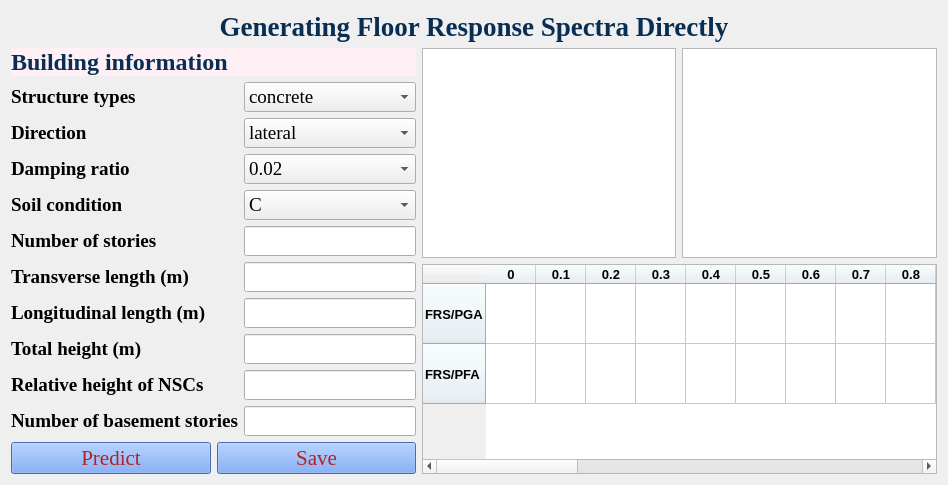
<?xml version="1.0" encoding="UTF-8"?>
<ui version="4.0">
 <class>GeneratingFloorResponseSpectraDirectly</class>
 <widget class="QWidget" name="GeneratingFloorResponseSpectraDirectly">
  <property name="geometry">
   <rect>
    <x>0</x>
    <y>0</y>
    <width>948</width>
    <height>464</height>
   </rect>
  </property>
  <property name="windowTitle">
   <string>Generating Floor Response Spectra Directly</string>
  </property>
  <layout class="QVBoxLayout" name="verticalLayout_2">
   <item>
    <widget class="QLabel" name="label">
     <property name="palette">
      <palette>
       <active>
        <colorrole role="WindowText">
         <brush brushstyle="SolidPattern">
          <color alpha="255">
           <red>8</red>
           <green>46</green>
           <blue>84</blue>
          </color>
         </brush>
        </colorrole>
        <colorrole role="Button">
         <brush brushstyle="SolidPattern">
          <color alpha="255">
           <red>204</red>
           <green>229</green>
           <blue>255</blue>
          </color>
         </brush>
        </colorrole>
        <colorrole role="Text">
         <brush brushstyle="SolidPattern">
          <color alpha="255">
           <red>8</red>
           <green>46</green>
           <blue>84</blue>
          </color>
         </brush>
        </colorrole>
        <colorrole role="ButtonText">
         <brush brushstyle="SolidPattern">
          <color alpha="255">
           <red>8</red>
           <green>46</green>
           <blue>84</blue>
          </color>
         </brush>
        </colorrole>
        <colorrole role="Base">
         <brush brushstyle="SolidPattern">
          <color alpha="255">
           <red>204</red>
           <green>229</green>
           <blue>255</blue>
          </color>
         </brush>
        </colorrole>
        <colorrole role="Window">
         <brush brushstyle="SolidPattern">
          <color alpha="255">
           <red>204</red>
           <green>229</green>
           <blue>255</blue>
          </color>
         </brush>
        </colorrole>
        <colorrole role="PlaceholderText">
         <brush brushstyle="NoBrush">
          <color alpha="128">
           <red>8</red>
           <green>46</green>
           <blue>84</blue>
          </color>
         </brush>
        </colorrole>
       </active>
       <inactive>
        <colorrole role="WindowText">
         <brush brushstyle="SolidPattern">
          <color alpha="255">
           <red>8</red>
           <green>46</green>
           <blue>84</blue>
          </color>
         </brush>
        </colorrole>
        <colorrole role="Button">
         <brush brushstyle="SolidPattern">
          <color alpha="255">
           <red>204</red>
           <green>229</green>
           <blue>255</blue>
          </color>
         </brush>
        </colorrole>
        <colorrole role="Text">
         <brush brushstyle="SolidPattern">
          <color alpha="255">
           <red>8</red>
           <green>46</green>
           <blue>84</blue>
          </color>
         </brush>
        </colorrole>
        <colorrole role="ButtonText">
         <brush brushstyle="SolidPattern">
          <color alpha="255">
           <red>8</red>
           <green>46</green>
           <blue>84</blue>
          </color>
         </brush>
        </colorrole>
        <colorrole role="Base">
         <brush brushstyle="SolidPattern">
          <color alpha="255">
           <red>204</red>
           <green>229</green>
           <blue>255</blue>
          </color>
         </brush>
        </colorrole>
        <colorrole role="Window">
         <brush brushstyle="SolidPattern">
          <color alpha="255">
           <red>204</red>
           <green>229</green>
           <blue>255</blue>
          </color>
         </brush>
        </colorrole>
        <colorrole role="PlaceholderText">
         <brush brushstyle="NoBrush">
          <color alpha="128">
           <red>8</red>
           <green>46</green>
           <blue>84</blue>
          </color>
         </brush>
        </colorrole>
       </inactive>
       <disabled>
        <colorrole role="WindowText">
         <brush brushstyle="SolidPattern">
          <color alpha="255">
           <red>8</red>
           <green>46</green>
           <blue>84</blue>
          </color>
         </brush>
        </colorrole>
        <colorrole role="Button">
         <brush brushstyle="SolidPattern">
          <color alpha="255">
           <red>204</red>
           <green>229</green>
           <blue>255</blue>
          </color>
         </brush>
        </colorrole>
        <colorrole role="Text">
         <brush brushstyle="SolidPattern">
          <color alpha="255">
           <red>8</red>
           <green>46</green>
           <blue>84</blue>
          </color>
         </brush>
        </colorrole>
        <colorrole role="ButtonText">
         <brush brushstyle="SolidPattern">
          <color alpha="255">
           <red>8</red>
           <green>46</green>
           <blue>84</blue>
          </color>
         </brush>
        </colorrole>
        <colorrole role="Base">
         <brush brushstyle="SolidPattern">
          <color alpha="255">
           <red>204</red>
           <green>229</green>
           <blue>255</blue>
          </color>
         </brush>
        </colorrole>
        <colorrole role="Window">
         <brush brushstyle="SolidPattern">
          <color alpha="255">
           <red>204</red>
           <green>229</green>
           <blue>255</blue>
          </color>
         </brush>
        </colorrole>
        <colorrole role="PlaceholderText">
         <brush brushstyle="NoBrush">
          <color alpha="128">
           <red>8</red>
           <green>46</green>
           <blue>84</blue>
          </color>
         </brush>
        </colorrole>
       </disabled>
      </palette>
     </property>
     <property name="font">
      <font>
       <family>Times New Roman</family>
       <pointsize>20</pointsize>
       <weight>75</weight>
       <bold>true</bold>
      </font>
     </property>
     <property name="styleSheet">
      <string notr="true">color:rgb(8,46,84)</string>
     </property>
     <property name="frameShape">
      <enum>QFrame::NoFrame</enum>
     </property>
     <property name="midLineWidth">
      <number>-2</number>
     </property>
     <property name="text">
      <string>Generating Floor Response Spectra Directly</string>
     </property>
     <property name="alignment">
      <set>Qt::AlignCenter</set>
     </property>
    </widget>
   </item>
   <item>
    <layout class="QHBoxLayout" name="horizontalLayout_2">
     <item>
      <layout class="QVBoxLayout" name="verticalLayout_3">
       <item>
        <widget class="QLabel" name="label_10">
         <property name="palette">
          <palette>
           <active>
            <colorrole role="WindowText">
             <brush brushstyle="SolidPattern">
              <color alpha="255">
               <red>8</red>
               <green>46</green>
               <blue>84</blue>
              </color>
             </brush>
            </colorrole>
            <colorrole role="Button">
             <brush brushstyle="SolidPattern">
              <color alpha="255">
               <red>255</red>
               <green>240</green>
               <blue>245</blue>
              </color>
             </brush>
            </colorrole>
            <colorrole role="Light">
             <brush brushstyle="SolidPattern">
              <color alpha="255">
               <red>255</red>
               <green>255</green>
               <blue>255</blue>
              </color>
             </brush>
            </colorrole>
            <colorrole role="Text">
             <brush brushstyle="SolidPattern">
              <color alpha="255">
               <red>8</red>
               <green>46</green>
               <blue>84</blue>
              </color>
             </brush>
            </colorrole>
            <colorrole role="ButtonText">
             <brush brushstyle="SolidPattern">
              <color alpha="255">
               <red>8</red>
               <green>46</green>
               <blue>84</blue>
              </color>
             </brush>
            </colorrole>
            <colorrole role="Base">
             <brush brushstyle="SolidPattern">
              <color alpha="255">
               <red>255</red>
               <green>240</green>
               <blue>245</blue>
              </color>
             </brush>
            </colorrole>
            <colorrole role="Window">
             <brush brushstyle="SolidPattern">
              <color alpha="255">
               <red>255</red>
               <green>240</green>
               <blue>245</blue>
              </color>
             </brush>
            </colorrole>
            <colorrole role="PlaceholderText">
             <brush brushstyle="NoBrush">
              <color alpha="128">
               <red>8</red>
               <green>46</green>
               <blue>84</blue>
              </color>
             </brush>
            </colorrole>
           </active>
           <inactive>
            <colorrole role="WindowText">
             <brush brushstyle="SolidPattern">
              <color alpha="255">
               <red>8</red>
               <green>46</green>
               <blue>84</blue>
              </color>
             </brush>
            </colorrole>
            <colorrole role="Button">
             <brush brushstyle="SolidPattern">
              <color alpha="255">
               <red>255</red>
               <green>240</green>
               <blue>245</blue>
              </color>
             </brush>
            </colorrole>
            <colorrole role="Light">
             <brush brushstyle="SolidPattern">
              <color alpha="255">
               <red>255</red>
               <green>255</green>
               <blue>255</blue>
              </color>
             </brush>
            </colorrole>
            <colorrole role="Text">
             <brush brushstyle="SolidPattern">
              <color alpha="255">
               <red>8</red>
               <green>46</green>
               <blue>84</blue>
              </color>
             </brush>
            </colorrole>
            <colorrole role="ButtonText">
             <brush brushstyle="SolidPattern">
              <color alpha="255">
               <red>8</red>
               <green>46</green>
               <blue>84</blue>
              </color>
             </brush>
            </colorrole>
            <colorrole role="Base">
             <brush brushstyle="SolidPattern">
              <color alpha="255">
               <red>255</red>
               <green>240</green>
               <blue>245</blue>
              </color>
             </brush>
            </colorrole>
            <colorrole role="Window">
             <brush brushstyle="SolidPattern">
              <color alpha="255">
               <red>255</red>
               <green>240</green>
               <blue>245</blue>
              </color>
             </brush>
            </colorrole>
            <colorrole role="PlaceholderText">
             <brush brushstyle="NoBrush">
              <color alpha="128">
               <red>8</red>
               <green>46</green>
               <blue>84</blue>
              </color>
             </brush>
            </colorrole>
           </inactive>
           <disabled>
            <colorrole role="WindowText">
             <brush brushstyle="SolidPattern">
              <color alpha="255">
               <red>8</red>
               <green>46</green>
               <blue>84</blue>
              </color>
             </brush>
            </colorrole>
            <colorrole role="Button">
             <brush brushstyle="SolidPattern">
              <color alpha="255">
               <red>255</red>
               <green>240</green>
               <blue>245</blue>
              </color>
             </brush>
            </colorrole>
            <colorrole role="Light">
             <brush brushstyle="SolidPattern">
              <color alpha="255">
               <red>255</red>
               <green>255</green>
               <blue>255</blue>
              </color>
             </brush>
            </colorrole>
            <colorrole role="Text">
             <brush brushstyle="SolidPattern">
              <color alpha="255">
               <red>8</red>
               <green>46</green>
               <blue>84</blue>
              </color>
             </brush>
            </colorrole>
            <colorrole role="ButtonText">
             <brush brushstyle="SolidPattern">
              <color alpha="255">
               <red>8</red>
               <green>46</green>
               <blue>84</blue>
              </color>
             </brush>
            </colorrole>
            <colorrole role="Base">
             <brush brushstyle="SolidPattern">
              <color alpha="255">
               <red>255</red>
               <green>240</green>
               <blue>245</blue>
              </color>
             </brush>
            </colorrole>
            <colorrole role="Window">
             <brush brushstyle="SolidPattern">
              <color alpha="255">
               <red>255</red>
               <green>240</green>
               <blue>245</blue>
              </color>
             </brush>
            </colorrole>
            <colorrole role="PlaceholderText">
             <brush brushstyle="NoBrush">
              <color alpha="128">
               <red>8</red>
               <green>46</green>
               <blue>84</blue>
              </color>
             </brush>
            </colorrole>
           </disabled>
          </palette>
         </property>
         <property name="font">
          <font>
           <family>Times New Roman</family>
           <pointsize>18</pointsize>
           <weight>75</weight>
           <bold>true</bold>
          </font>
         </property>
         <property name="styleSheet">
          <string notr="true">background-color: rgb(255, 240, 245);
color:rgb(8,46,84)</string>
         </property>
         <property name="text">
          <string>Building information</string>
         </property>
        </widget>
       </item>
       <item>
        <layout class="QFormLayout" name="formLayout">
         <item row="0" column="0">
          <widget class="QLabel" name="structuretypes">
           <property name="font">
            <font>
             <family>Times New Roman</family>
             <pointsize>14</pointsize>
             <weight>75</weight>
             <bold>true</bold>
            </font>
           </property>
           <property name="frameShape">
            <enum>QFrame::NoFrame</enum>
           </property>
           <property name="lineWidth">
            <number>0</number>
           </property>
           <property name="text">
            <string>Structure types</string>
           </property>
          </widget>
         </item>
         <item row="0" column="1">
          <widget class="QComboBox" name="I">
           <property name="font">
            <font>
             <family>Times New Roman</family>
             <pointsize>14</pointsize>
             <weight>50</weight>
             <bold>false</bold>
            </font>
           </property>
           <item>
            <property name="text">
             <string>concrete</string>
            </property>
           </item>
           <item>
            <property name="text">
             <string>steel</string>
            </property>
           </item>
           <item>
            <property name="text">
             <string>masonry</string>
            </property>
           </item>
          </widget>
         </item>
         <item row="1" column="0">
          <widget class="QLabel" name="direction">
           <property name="font">
            <font>
             <family>Times New Roman</family>
             <pointsize>14</pointsize>
             <weight>75</weight>
             <bold>true</bold>
            </font>
           </property>
           <property name="frameShape">
            <enum>QFrame::NoFrame</enum>
           </property>
           <property name="lineWidth">
            <number>0</number>
           </property>
           <property name="text">
            <string>Direction</string>
           </property>
          </widget>
         </item>
         <item row="1" column="1">
          <widget class="QComboBox" name="F">
           <property name="font">
            <font>
             <family>Times New Roman</family>
             <pointsize>14</pointsize>
             <weight>50</weight>
             <bold>false</bold>
            </font>
           </property>
           <item>
            <property name="text">
             <string>lateral</string>
            </property>
           </item>
           <item>
            <property name="text">
             <string>longitudinal</string>
            </property>
           </item>
          </widget>
         </item>
         <item row="2" column="0">
          <widget class="QLabel" name="dampingratio">
           <property name="font">
            <font>
             <family>Times New Roman</family>
             <pointsize>14</pointsize>
             <weight>75</weight>
             <bold>true</bold>
            </font>
           </property>
           <property name="frameShape">
            <enum>QFrame::NoFrame</enum>
           </property>
           <property name="lineWidth">
            <number>0</number>
           </property>
           <property name="text">
            <string>Damping ratio</string>
           </property>
          </widget>
         </item>
         <item row="2" column="1">
          <widget class="QComboBox" name="d">
           <property name="font">
            <font>
             <family>Times New Roman</family>
             <pointsize>14</pointsize>
             <weight>50</weight>
             <bold>false</bold>
            </font>
           </property>
           <item>
            <property name="text">
             <string>0.02</string>
            </property>
           </item>
           <item>
            <property name="text">
             <string>0.05</string>
            </property>
           </item>
           <item>
            <property name="text">
             <string>0.1</string>
            </property>
           </item>
          </widget>
         </item>
         <item row="3" column="0">
          <widget class="QLabel" name="soilconditions">
           <property name="font">
            <font>
             <family>Times New Roman</family>
             <pointsize>14</pointsize>
             <weight>75</weight>
             <bold>true</bold>
            </font>
           </property>
           <property name="frameShape">
            <enum>QFrame::NoFrame</enum>
           </property>
           <property name="lineWidth">
            <number>0</number>
           </property>
           <property name="text">
            <string>Soil condition</string>
           </property>
          </widget>
         </item>
         <item row="3" column="1">
          <widget class="QComboBox" name="d_2">
           <property name="font">
            <font>
             <family>Times New Roman</family>
             <pointsize>14</pointsize>
             <weight>50</weight>
             <bold>false</bold>
            </font>
           </property>
           <item>
            <property name="text">
             <string>C</string>
            </property>
           </item>
           <item>
            <property name="text">
             <string>D</string>
            </property>
           </item>
           <item>
            <property name="text">
             <string>E</string>
            </property>
           </item>
          </widget>
         </item>
         <item row="4" column="0">
          <widget class="QLabel" name="Numberofstories">
           <property name="font">
            <font>
             <family>Times New Roman</family>
             <pointsize>14</pointsize>
             <weight>75</weight>
             <bold>true</bold>
            </font>
           </property>
           <property name="frameShape">
            <enum>QFrame::NoFrame</enum>
           </property>
           <property name="lineWidth">
            <number>0</number>
           </property>
           <property name="text">
            <string>Number of stories</string>
           </property>
          </widget>
         </item>
         <item row="4" column="1">
          <widget class="QLineEdit" name="N">
           <property name="font">
            <font>
             <family>Times New Roman</family>
             <pointsize>14</pointsize>
            </font>
           </property>
           <property name="text">
            <string/>
           </property>
          </widget>
         </item>
         <item row="5" column="0">
          <widget class="QLabel" name="laterallength">
           <property name="font">
            <font>
             <family>Times New Roman</family>
             <pointsize>14</pointsize>
             <weight>75</weight>
             <bold>true</bold>
            </font>
           </property>
           <property name="frameShape">
            <enum>QFrame::NoFrame</enum>
           </property>
           <property name="lineWidth">
            <number>0</number>
           </property>
           <property name="text">
            <string>Transverse length (m)</string>
           </property>
          </widget>
         </item>
         <item row="5" column="1">
          <widget class="QLineEdit" name="Lt">
           <property name="font">
            <font>
             <family>Times New Roman</family>
             <pointsize>14</pointsize>
            </font>
           </property>
          </widget>
         </item>
         <item row="6" column="0">
          <widget class="QLabel" name="longitudinallength">
           <property name="font">
            <font>
             <family>Times New Roman</family>
             <pointsize>14</pointsize>
             <weight>75</weight>
             <bold>true</bold>
            </font>
           </property>
           <property name="frameShape">
            <enum>QFrame::NoFrame</enum>
           </property>
           <property name="lineWidth">
            <number>0</number>
           </property>
           <property name="text">
            <string>Longitudinal length (m)</string>
           </property>
          </widget>
         </item>
         <item row="6" column="1">
          <widget class="QLineEdit" name="Ll">
           <property name="font">
            <font>
             <family>Times New Roman</family>
             <pointsize>14</pointsize>
            </font>
           </property>
          </widget>
         </item>
         <item row="7" column="0">
          <widget class="QLabel" name="totalheight">
           <property name="font">
            <font>
             <family>Times New Roman</family>
             <pointsize>14</pointsize>
             <weight>75</weight>
             <bold>true</bold>
            </font>
           </property>
           <property name="frameShape">
            <enum>QFrame::NoFrame</enum>
           </property>
           <property name="lineWidth">
            <number>0</number>
           </property>
           <property name="text">
            <string>Total height (m)</string>
           </property>
          </widget>
         </item>
         <item row="7" column="1">
          <widget class="QLineEdit" name="H">
           <property name="font">
            <font>
             <family>Times New Roman</family>
             <pointsize>14</pointsize>
            </font>
           </property>
          </widget>
         </item>
         <item row="8" column="0">
          <widget class="QLabel" name="heightfactor">
           <property name="font">
            <font>
             <family>Times New Roman</family>
             <pointsize>14</pointsize>
             <weight>75</weight>
             <bold>true</bold>
            </font>
           </property>
           <property name="frameShape">
            <enum>QFrame::NoFrame</enum>
           </property>
           <property name="lineWidth">
            <number>0</number>
           </property>
           <property name="text">
            <string>Relative height of NSCs</string>
           </property>
          </widget>
         </item>
         <item row="8" column="1">
          <widget class="QLineEdit" name="zh">
           <property name="font">
            <font>
             <family>Times New Roman</family>
             <pointsize>14</pointsize>
            </font>
           </property>
          </widget>
         </item>
         <item row="9" column="0">
          <widget class="QLabel" name="basementstories">
           <property name="font">
            <font>
             <family>Times New Roman</family>
             <pointsize>14</pointsize>
             <weight>75</weight>
             <bold>true</bold>
            </font>
           </property>
           <property name="frameShape">
            <enum>QFrame::NoFrame</enum>
           </property>
           <property name="lineWidth">
            <number>0</number>
           </property>
           <property name="text">
            <string>Number of basement stories</string>
           </property>
          </widget>
         </item>
         <item row="9" column="1">
          <widget class="QLineEdit" name="B">
           <property name="font">
            <font>
             <family>Times New Roman</family>
             <pointsize>14</pointsize>
            </font>
           </property>
          </widget>
         </item>
        </layout>
       </item>
       <item>
        <layout class="QVBoxLayout" name="verticalLayout_6">
         <item>
          <layout class="QHBoxLayout" name="horizontalLayout_3">
           <item>
            <widget class="QPushButton" name="predict">
             <property name="font">
              <font>
               <family>Times New Roman</family>
               <pointsize>16</pointsize>
              </font>
             </property>
             <property name="styleSheet">
              <string notr="true">background-color:rgb(100,149,237);
color:rgb(178,34,34);</string>
             </property>
             <property name="text">
              <string>Predict</string>
             </property>
            </widget>
           </item>
           <item>
            <widget class="QPushButton" name="save">
             <property name="font">
              <font>
               <family>Times New Roman</family>
               <pointsize>16</pointsize>
              </font>
             </property>
             <property name="styleSheet">
              <string notr="true">background-color:rgb(100,149,237);
color:rgb(178,34,34);</string>
             </property>
             <property name="text">
              <string>Save</string>
             </property>
            </widget>
           </item>
          </layout>
         </item>
        </layout>
       </item>
      </layout>
     </item>
     <item>
      <layout class="QVBoxLayout" name="verticalLayout">
       <item>
        <layout class="QHBoxLayout" name="horizontalLayout">
         <item>
          <widget class="QGraphicsView" name="graphicsView_2">
           <property name="maximumSize">
            <size>
             <width>800</width>
             <height>800</height>
            </size>
           </property>
          </widget>
         </item>
         <item>
          <widget class="QGraphicsView" name="graphicsView"/>
         </item>
        </layout>
       </item>
       <item>
        <widget class="QTableWidget" name="tableWidget">
         <property name="styleSheet">
          <string notr="true">QHeaderView::section {background-color:#E8F0F5;}</string>
         </property>
         <attribute name="horizontalHeaderDefaultSectionSize">
          <number>50</number>
         </attribute>
         <attribute name="verticalHeaderDefaultSectionSize">
          <number>60</number>
         </attribute>
         <row>
          <property name="text">
           <string>FRS/PGA</string>
          </property>
          <property name="font">
           <font>
            <pointsize>10</pointsize>
            <weight>75</weight>
            <bold>true</bold>
           </font>
          </property>
         </row>
         <row>
          <property name="text">
           <string>FRS/PFA</string>
          </property>
          <property name="font">
           <font>
            <pointsize>10</pointsize>
            <weight>75</weight>
            <bold>true</bold>
           </font>
          </property>
         </row>
         <column>
          <property name="text">
           <string>0</string>
          </property>
          <property name="font">
           <font>
            <pointsize>10</pointsize>
            <weight>75</weight>
            <bold>true</bold>
           </font>
          </property>
         </column>
         <column>
          <property name="text">
           <string>0.1</string>
          </property>
          <property name="font">
           <font>
            <pointsize>10</pointsize>
            <weight>75</weight>
            <bold>true</bold>
           </font>
          </property>
         </column>
         <column>
          <property name="text">
           <string>0.2</string>
          </property>
          <property name="font">
           <font>
            <pointsize>10</pointsize>
            <weight>75</weight>
            <bold>true</bold>
           </font>
          </property>
         </column>
         <column>
          <property name="text">
           <string>0.3</string>
          </property>
          <property name="font">
           <font>
            <pointsize>10</pointsize>
            <weight>75</weight>
            <bold>true</bold>
           </font>
          </property>
         </column>
         <column>
          <property name="text">
           <string>0.4</string>
          </property>
          <property name="font">
           <font>
            <pointsize>10</pointsize>
            <weight>75</weight>
            <bold>true</bold>
           </font>
          </property>
         </column>
         <column>
          <property name="text">
           <string>0.5</string>
          </property>
          <property name="font">
           <font>
            <pointsize>10</pointsize>
            <weight>75</weight>
            <bold>true</bold>
           </font>
          </property>
         </column>
         <column>
          <property name="text">
           <string>0.6</string>
          </property>
          <property name="font">
           <font>
            <pointsize>10</pointsize>
            <weight>75</weight>
            <bold>true</bold>
           </font>
          </property>
         </column>
         <column>
          <property name="text">
           <string>0.7</string>
          </property>
          <property name="font">
           <font>
            <pointsize>10</pointsize>
            <weight>75</weight>
            <bold>true</bold>
           </font>
          </property>
         </column>
         <column>
          <property name="text">
           <string>0.8</string>
          </property>
          <property name="font">
           <font>
            <pointsize>10</pointsize>
            <weight>75</weight>
            <bold>true</bold>
           </font>
          </property>
         </column>
         <column>
          <property name="text">
           <string>0.9</string>
          </property>
          <property name="font">
           <font>
            <pointsize>10</pointsize>
            <weight>75</weight>
            <bold>true</bold>
           </font>
          </property>
         </column>
         <column>
          <property name="text">
           <string>1.0</string>
          </property>
          <property name="font">
           <font>
            <pointsize>10</pointsize>
            <weight>75</weight>
            <bold>true</bold>
           </font>
          </property>
         </column>
         <column>
          <property name="text">
           <string>1.1</string>
          </property>
          <property name="font">
           <font>
            <pointsize>10</pointsize>
            <weight>75</weight>
            <bold>true</bold>
           </font>
          </property>
         </column>
         <column>
          <property name="text">
           <string>1.2</string>
          </property>
          <property name="font">
           <font>
            <pointsize>10</pointsize>
            <weight>75</weight>
            <bold>true</bold>
           </font>
          </property>
         </column>
         <column>
          <property name="text">
           <string>1.3</string>
          </property>
          <property name="font">
           <font>
            <pointsize>10</pointsize>
            <weight>75</weight>
            <bold>true</bold>
           </font>
          </property>
         </column>
         <column>
          <property name="text">
           <string>1.4</string>
          </property>
          <property name="font">
           <font>
            <pointsize>10</pointsize>
            <weight>75</weight>
            <bold>true</bold>
           </font>
          </property>
         </column>
         <column>
          <property name="text">
           <string>1.5</string>
          </property>
          <property name="font">
           <font>
            <pointsize>10</pointsize>
            <weight>75</weight>
            <bold>true</bold>
           </font>
          </property>
         </column>
         <column>
          <property name="text">
           <string>1.6</string>
          </property>
          <property name="font">
           <font>
            <pointsize>10</pointsize>
            <weight>75</weight>
            <bold>true</bold>
           </font>
          </property>
         </column>
         <column>
          <property name="text">
           <string>1.7</string>
          </property>
          <property name="font">
           <font>
            <pointsize>10</pointsize>
            <weight>75</weight>
            <bold>true</bold>
           </font>
          </property>
         </column>
         <column>
          <property name="text">
           <string>1.8</string>
          </property>
          <property name="font">
           <font>
            <pointsize>10</pointsize>
            <weight>75</weight>
            <bold>true</bold>
           </font>
          </property>
         </column>
         <column>
          <property name="text">
           <string>1.9</string>
          </property>
          <property name="font">
           <font>
            <pointsize>10</pointsize>
            <weight>75</weight>
            <bold>true</bold>
           </font>
          </property>
         </column>
         <column>
          <property name="text">
           <string>2.0</string>
          </property>
          <property name="font">
           <font>
            <pointsize>10</pointsize>
            <weight>75</weight>
            <bold>true</bold>
           </font>
          </property>
         </column>
         <column>
          <property name="text">
           <string>2.1</string>
          </property>
          <property name="font">
           <font>
            <pointsize>10</pointsize>
            <weight>75</weight>
            <bold>true</bold>
           </font>
          </property>
         </column>
         <column>
          <property name="text">
           <string>2.2</string>
          </property>
          <property name="font">
           <font>
            <pointsize>10</pointsize>
            <weight>75</weight>
            <bold>true</bold>
           </font>
          </property>
         </column>
         <column>
          <property name="text">
           <string>2.3</string>
          </property>
          <property name="font">
           <font>
            <pointsize>10</pointsize>
            <weight>75</weight>
            <bold>true</bold>
           </font>
          </property>
         </column>
         <column>
          <property name="text">
           <string>2.4</string>
          </property>
          <property name="font">
           <font>
            <pointsize>10</pointsize>
            <weight>75</weight>
            <bold>true</bold>
           </font>
          </property>
         </column>
         <column>
          <property name="text">
           <string>2.5</string>
          </property>
          <property name="font">
           <font>
            <pointsize>10</pointsize>
            <weight>75</weight>
            <bold>true</bold>
           </font>
          </property>
         </column>
         <column>
          <property name="text">
           <string>2.6</string>
          </property>
          <property name="font">
           <font>
            <pointsize>10</pointsize>
            <weight>75</weight>
            <bold>true</bold>
           </font>
          </property>
         </column>
         <column>
          <property name="text">
           <string>2.7</string>
          </property>
          <property name="font">
           <font>
            <pointsize>10</pointsize>
            <weight>75</weight>
            <bold>true</bold>
           </font>
          </property>
         </column>
         <column>
          <property name="text">
           <string>2.8</string>
          </property>
          <property name="font">
           <font>
            <pointsize>10</pointsize>
            <weight>75</weight>
            <bold>true</bold>
           </font>
          </property>
         </column>
         <column>
          <property name="text">
           <string>2.9</string>
          </property>
          <property name="font">
           <font>
            <pointsize>10</pointsize>
            <weight>75</weight>
            <bold>true</bold>
           </font>
          </property>
         </column>
         <column>
          <property name="text">
           <string>3.0</string>
          </property>
          <property name="font">
           <font>
            <pointsize>10</pointsize>
            <weight>75</weight>
            <bold>true</bold>
           </font>
          </property>
         </column>
        </widget>
       </item>
      </layout>
     </item>
    </layout>
   </item>
  </layout>
 </widget>
 <resources/>
 <connections/>
</ui>
